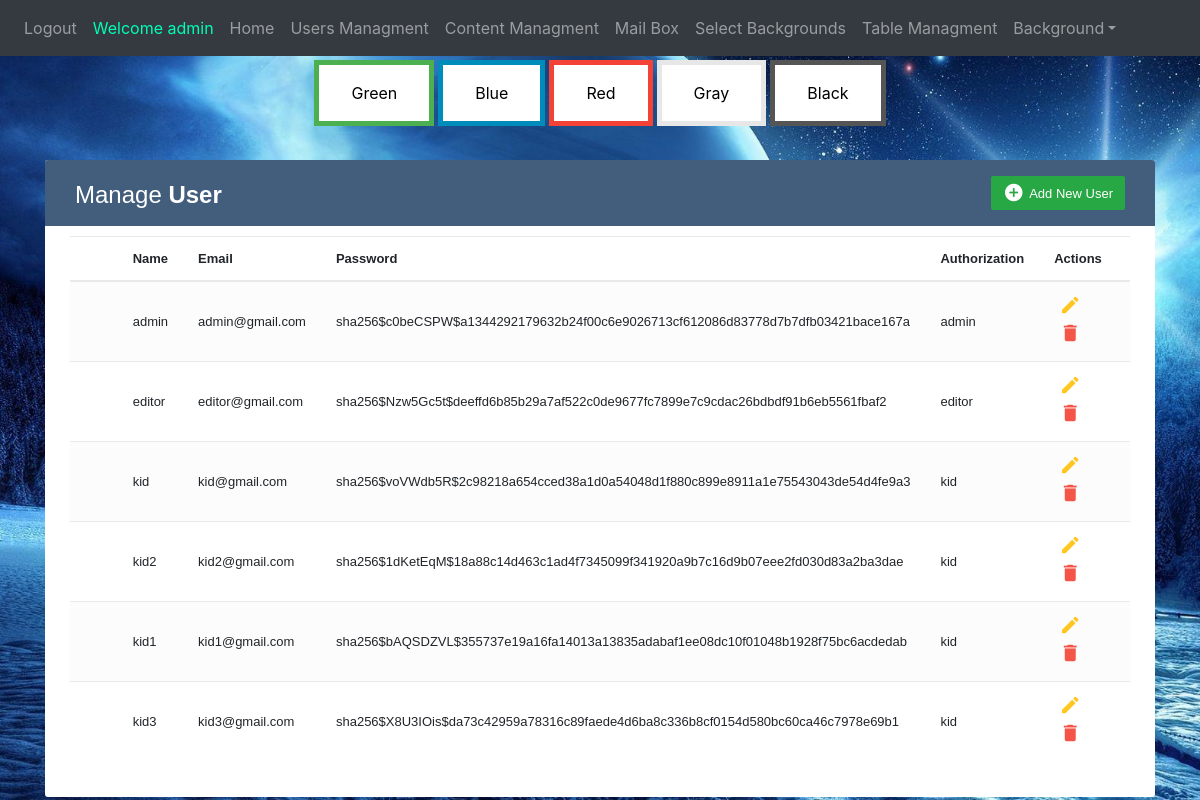
/userManagment (signed in), run on an earlier commit of the app's database.
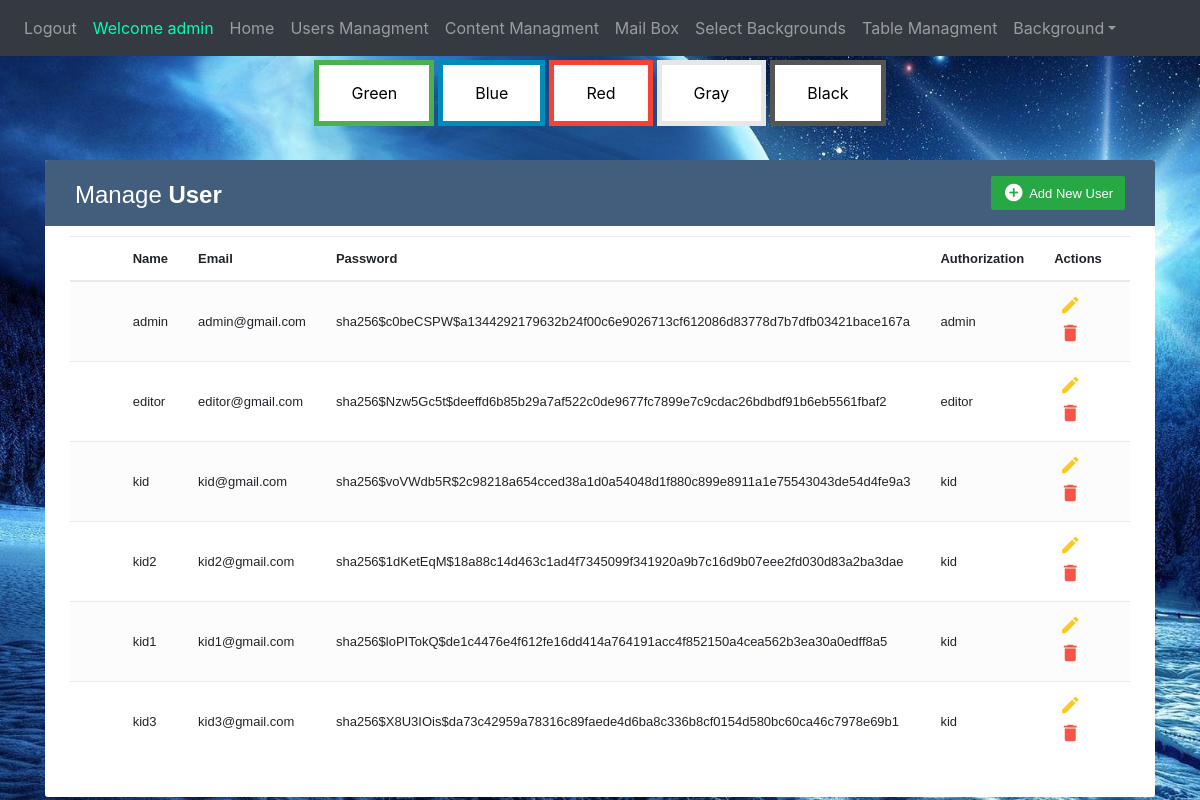
And on a later commit of the database.
### website/models.py (models this page shows)
class User(db.Model, UserMixin):
    id = db.Column(db.Integer, primary_key=True)
    email = db.Column(db.String(150), unique=True)
    password = db.Column(db.String(150))
    first_name = db.Column(db.String(150))
    auth = db.Column(db.String(50))
    background = db.Column(db.String(100))
    scores = db.relationship('Score')

### website/views.py (the view, shortened to what this page needs)
@views.route('/userManagment', methods=['GET', 'POST'])
@login_required
def userManagment():
    back=Background.query.all()
    if current_user.auth=="admin":
        users = User.query.all()
        return render_template("userManagment.html", user= current_user ,alluser=users,background=back)
    elif current_user.auth=="kid":
        flash("No Permission to current user to enter admin page.", category='error')
        return render_template("kidPage.html", user=current_user,background=back)
    else:
        flash("No Permission to current user to enter admin page.", category='error')
        return render_template("editorPage.html", user=current_user,background=back)

### website/__init__.py (called while the page is built)
def create_app():
    app = Flask(__name__)
    app.config['SECRET_KEY'] = 'hjshjhdjah kjshkjdhjs'
    app.config['SQLALCHEMY_DATABASE_URI'] = f'sqlite:///{DB_NAME}'
    db.init_app(app)
    from .views import views
    from .auth import auth
    app.register_blueprint(auth, url_prefix='/')
    app.register_blueprint(views, url_prefix='/')
    from .models import User
    create_database(app)
    login_manager = LoginManager()
    login_manager.login_view = 'auth.login'
    login_manager.init_app(app)
    @login_manager.user_loader
    def load_user(id):
        return User.query.get(int(id))
    return app

### website/templates/userManagment.html (shortened to what this page needs)
{% extends "base.html" %} {% block title %}userManagment{% endblock %} {% block content
    %}
    <!DOCTYPE html>
    <html lang="en">
    <head>
        <link rel="stylesheet" href="https://stackpath.bootstrapcdn.com/bootstrap/4.5.0/css/bootstrap.min.css">
        <link rel="stylesheet" href="https://maxcdn.bootstrapcdn.com/font-awesome/4.7.0/css/font-awesome.min.css">
    </head>
    <body_table>
        <div class="container-xl">
            <div class="table-responsive">
                <div class="table-wrapper">
                    <div class="table-title">
                        <div class="row">
                            <div class="col-sm-6">
                                <h2>Manage <b>User</b></h2>
                            </div>
                            <div class="col-sm-6">
                                <a href="#addEmployeeModal" onClick="add_click(this.id)" class="btn btn-success" data-toggle="modal">
                                    <i class="material-icons">&#xE147;</i> <span>Add New User</span></a>
                            </div>
                        </div>
                    </div>
                    <table class="table table-striped table-hover">
                        <thead>
                            <tr>
                                <th>
                                </th>
                                <th>Name</th>
                                <th>Email</th>
                                <th>Password</th>
                                <th>Authorization</th>
                                <th>Actions</th>
                            </tr>
                        </thead>
                        <tbody>
                            {%for us in alluser%}
                            <tr>
                                <td>
                                </td>
                                <td>{{us.first_name}}</td>
                                <td>{{us.email}}</td>
                                <td>{{us.password}}</td>
                                <td>{{us.auth}}</td>
                                <td>
                                    <a href="#editEmployeeModal"  class="edit" data-toggle="modal">
                                        <i id={{us.id}} class="material-icons"
                                        onClick="edit_click(this.id,'{{us.first_name}}','{{us.email}}','{{us.auth}}')" data-toggle="tooltip" title="Edit">&#xE254;</i></a>
                                    <a href="#deleteEmployeeModal" class="delete" data-toggle="modal"><i id={{us.id}} class="material-icons" onClick="delete_click(this.id)" data-toggle="tooltip" title="Delete">&#xE872;</i></a>
                                </td>
                            </tr>
                            {%endfor%}
                        </tbody>
                    </table>
                </div>
            </div>
        </div>
    </body_table>
</html>
{% endblock %}

### website/templates/base.html (shortened to what this page needs)
<!DOCTYPE html>
<html>
  <head>
    <link
      rel="stylesheet"
      href="https://stackpath.bootstrapcdn.com/bootstrap/4.4.1/css/bootstrap.min.css"
    />
    <link
      rel="stylesheet"
      href="https://stackpath.bootstrapcdn.com/font-awesome/4.7.0/css/font-awesome.min.css"
    />
  </head>
  <body>
    <nav class="navbar navbar-expand-lg navbar-dark bg-dark">
      <div class="collapse navbar-collapse" id="navbar">
        <div class="navbar-nav">
          {% if user.is_authenticated %}
          <a class="nav-item nav-link" onmouseover="logOutSound()" id="logout" href="/logout">Logout</a>
          <a class="nav-item nav-link" style="color: rgb(0, 255, 179);">Welcome {{user.first_name}}</a>
            {% if user.auth=="admin" %}
            <a class="nav-item nav-link" id="managment" href="/adminPage">Home</a>
            <a class="nav-item nav-link" id="managment" href="/userManagment">Users Managment</a>
            <a class="nav-item nav-link" id="managment" href="/contentManagement">Content Managment</a>
            <a class="nav-item nav-link" id="managment" href="/mailBox">Mail Box</a>
            <a class="nav-item nav-link" id="managment" href="/selectBackgrounds">Select Backgrounds</a>
            <a class="nav-item nav-link" id="managment" href="/tableManagment">Table Managment</a>
            {% endif %}
          <div class="nav-item dropdown">
            <a class="nav-link dropdown-toggle btnnavbar" href="#" id="navbarDropdownMenuLink" role="button" data-toggle="dropdown" aria-haspopup="true" aria-expanded="false" >Background</a>
          </div>
          {% else %}
          <a class="nav-item nav-link" id="login" href="/">Login</a>
          {% endif %}
        </div>
      </div>
    </nav>
    <div class="d-flex justify-content-center">
      <button class="button button1" onclick="BackGreen()">Green</button>
      <button class="button button2" onclick="BackBlue()">Blue</button>
      <button class="button button3" onclick="BackRed()">Red</button>
      <button class="button button4" onclick="BackGray()">Gray</button>
      <button class="button button5" onclick="BackBlack()">Black</button>
    </div>
    <div class="container-fluid">{% block content %} {% endblock %}</div>
  </body>
</html>

### website/templates/userManagment.html (style rules this page uses)
body_table { color: #566787; background: #f5f5f5; font-family: 'Varela Round', sans-serif; font-size: 13px; }
.table-responsive { margin: 30px 0; }
.table-wrapper { background: #fff; padding: 20px 25px; border-radius: 3px; min-width: 1000px; box-shadow: 0 1px 1px rgba(0,0,0,.05); }
.table-title { padding-bottom: 15px; background: #435d7d; color: #fff; padding: 16px 30px; min-width: 100%; margin: -20px -25px 10px; border-radius: 3px 3px 0 0; }
.table-title h2 { margin: 5px 0 0; font-size: 24px; }
.table-title .btn { color: #fff; float: right; font-size: 13px; border: none; min-width: 50px; border-radius: 2px; border: none; outline: none !important; margin-left: 10px; }
.table-title .btn i { float: left; font-size: 21px; margin-right: 5px; }
.table-title .btn span { float: left; margin-top: 2px; }
table.table tr th, table.table tr td { border-color: #e9e9e9; padding: 12px 15px; vertical-align: middle; }
table.table tr th:first-child { width: 60px; }
table.table tr th:last-child { width: 100px; }
table.table-striped tbody tr:nth-of-type(odd) { background-color: #fcfcfc; }
table.table td:last-child i { opacity: 0.9; font-size: 22px; margin: 0 5px; }
table.table td a { font-weight: bold; color: #566787; display: inline-block; text-decoration: none; outline: none !important; }
table.table td a.edit { color: #FFC107; }
table.table td a.delete { color: #F44336; }
table.table td i { font-size: 19px; }

What changed in the data, as far as the page shows it:
changed User "kid1": password "sha256$bAQSDZVL$355737e19a16fa14013a13835adabaf1ee08dc10f01048b1928f75bc6acdedab" → "sha256$loPITokQ$de1c4476e4f612fe16dd414a764191acc4f852150a4cea562b3ea30a0edff8a5"
